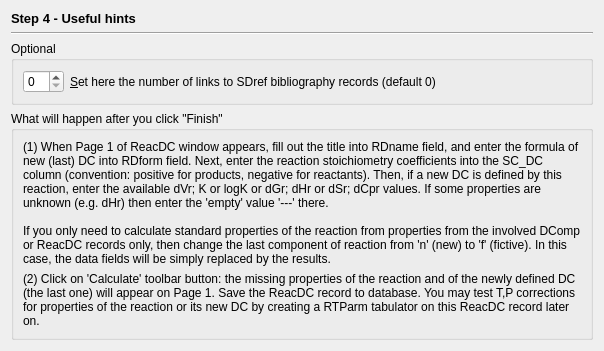
          <widget class="QWidget" name="page_4">
            <layout class="QVBoxLayout" name="verticalLayout_3">
              <item>
                <widget class="QLabel" name="label_3">
                  <property name="sizePolicy">
                    <sizepolicy hsizetype="Preferred" vsizetype="Fixed">
                      <horstretch>0</horstretch>
                      <verstretch>0</verstretch>
                    </sizepolicy>
                  </property>
                  <property name="font">
                    <font>
                      <pointsize>10</pointsize>
                      <bold>true</bold>
                    </font>
                  </property>
                  <property name="text">
                    <string>Step 4 - Useful hints</string>
                  </property>
                </widget>
              </item>
              <item>
                <widget class="Line" name="line_4">
                  <property name="orientation">
                    <enum>Qt::Horizontal</enum>
                  </property>
                </widget>
              </item>
              <item>
                <widget class="QGroupBox" name="groupBox_5">
                  <property name="sizePolicy">
                    <sizepolicy hsizetype="Preferred" vsizetype="Minimum">
                      <horstretch>0</horstretch>
                      <verstretch>0</verstretch>
                    </sizepolicy>
                  </property>
                  <property name="title">
                    <string>Optional</string>
                  </property>
                  <layout class="QHBoxLayout">
                    <item>
                      <widget class="QSpinBox" name="spinBoxSDrefLnk">
                        <property name="sizePolicy">
                          <sizepolicy hsizetype="Fixed" vsizetype="Fixed">
                            <horstretch>0</horstretch>
                            <verstretch>0</verstretch>
                          </sizepolicy>
                        </property>
                      </widget>
                    </item>
                    <item>
                      <widget class="QLabel" name="textLabel5">
                        <property name="text">
                          <string>&amp;Set here the number of links to SDref bibliography records (default 0)</string>
                        </property>
                        <property name="alignment">
                          <set>Qt::AlignVCenter</set>
                        </property>
                        <property name="wordWrap">
                          <bool>true</bool>
                        </property>
                        <property name="buddy">
                          <cstring>spinBoxSDrefLnk</cstring>
                        </property>
                      </widget>
                    </item>
                  </layout>
                </widget>
              </item>
              <item>
                <widget class="QGroupBox" name="groupBox_6">
                  <property name="title">
                    <string>What will happen after you click &quot;Finish&quot;</string>
                  </property>
                  <layout class="QGridLayout">
                    <item row="0" column="0">
                      <widget class="QLabel" name="textLabel12">
                        <property name="text">
                          <string>(1) When Page 1 of ReacDC window appears, fill out the title into RDname field, and enter the formula of new (last) DC into RDform field. Next, enter the reaction stoichiometry coefficients into the SC_DC column (convention: positive for products, negative for reactants). Then, if a new DC is defined by this reaction, enter the available dVr; K or logK or dGr; dHr or dSr; dCpr values. If some properties are unknown (e.g. dHr) then enter the 'empty' value '---' there.

If you only need to calculate standard properties of the reaction from properties from the involved DComp or ReacDC records only, then change the last component of reaction from 'n' (new) to 'f' (fictive). In this case, the data fields will be simply replaced by the results.</string>
                        </property>
                        <property name="alignment">
                          <set>Qt::AlignVCenter</set>
                        </property>
                        <property name="wordWrap">
                          <bool>true</bool>
                        </property>
                      </widget>
                    </item>
                    <item row="1" column="0">
                      <widget class="QLabel" name="textLabel14">
                        <property name="text">
                          <string>(2) Click on 'Calculate' toolbar button: the missing properties of the reaction and of the newly defined DC (the last one) will appear on Page 1. Save the ReacDC record to database. You may test T,P corrections for properties of the reaction or its new DC by creating a RTParm tabulator on this ReacDC record later on.</string>
                        </property>
                        <property name="alignment">
                          <set>Qt::AlignVCenter</set>
                        </property>
                        <property name="wordWrap">
                          <bool>true</bool>
                        </property>
                      </widget>
                    </item>
                  </layout>
                </widget>
              </item>
            </layout>
          </widget>
